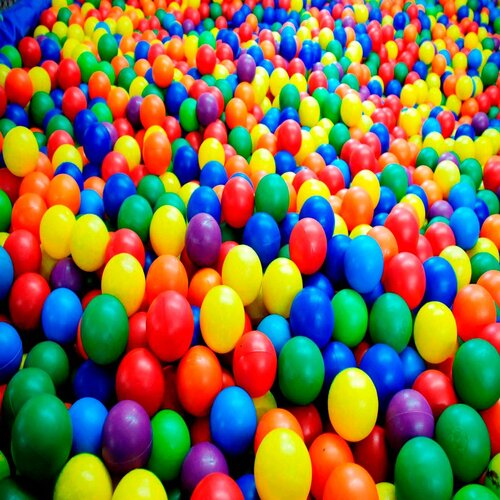
#> input picture processamento-de-imagens/images/piscina-bolinhas.jpg, 500 x 500 px
$ python 07-rotacionando-imagem.py
#> lines starting #> are read from the running program, lines starting #| are printed output that depends on the picture
import cv2

image = cv2.imread('images/piscina-bolinhas.jpg')
#> image is the input picture: shape (500, 500, 3); mean B, G, R 77, 110.2, 127.7

# 1) Rotacionando no eixo x (da esquerda pra direita)
imagemRotacionada = image[:, ::-1]
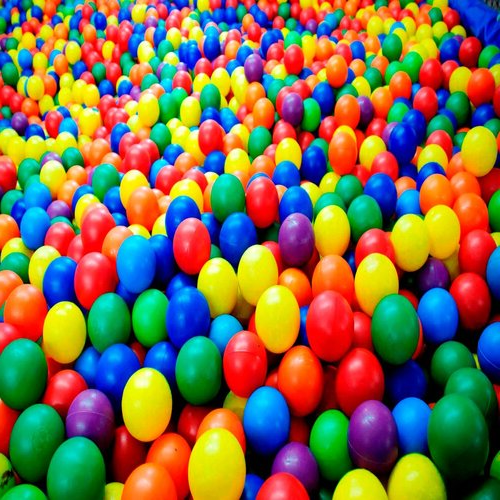
#> imagemRotacionada: shape (500, 500, 3); mean B, G, R 77, 110.2, 127.7

# 2) Rotacionando no eixo y (de cima para baixo)
imagemRotacionada = image[::-1, :]
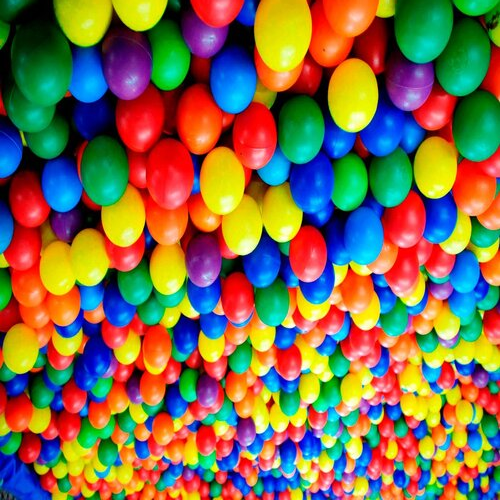
#> imagemRotacionada: shape (500, 500, 3); mean B, G, R 77, 110.2, 127.7

# 2) Rotacionando tanto no eixo x quanto no y (da esquerda pra direita + de cima para baixo)
imagemRotacionada = image[::-1, ::-1]
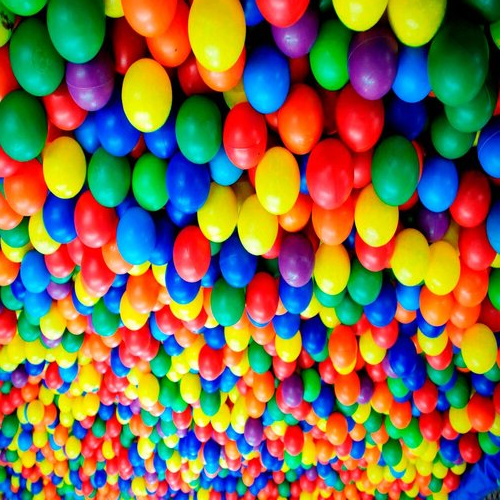
#> imagemRotacionada: shape (500, 500, 3); mean B, G, R 77, 110.2, 127.7

cv2.imshow('Imagem Original', image)
cv2.imshow('Imagem Rotacionada', imagemRotacionada)
cv2.waitKey(0)
